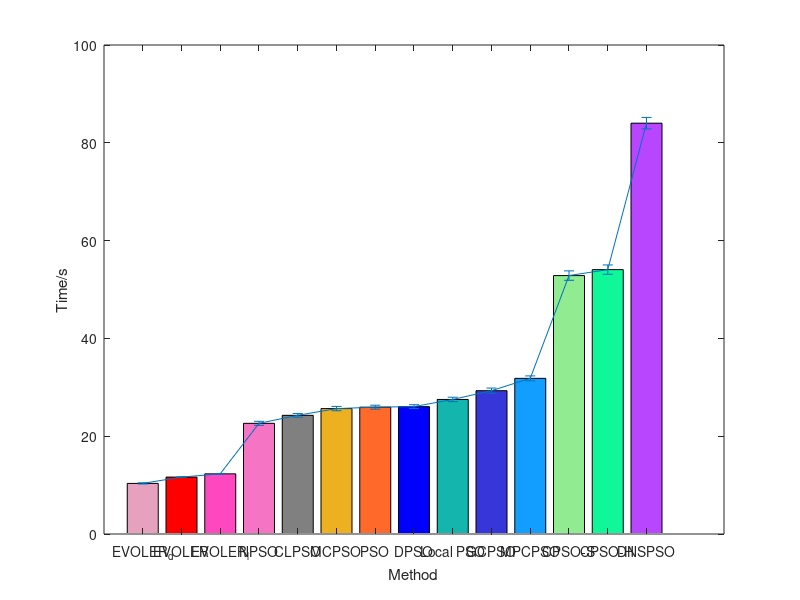

Recreate this plot in MATLAB. (Note: this script raises an error after producing the figure.)
clear all
load('time_end_all.mat')
Time_all = [mean(time1),mean(time2),mean(time3),mean(time4),mean(time5),mean(time6),mean(time7),mean(time8),mean(time9),...
    mean(time10),mean(time11),mean(time_evoler),mean(time13),mean(time14)];
[a1,a2] = sort(Time_all);
Time_end = Time_all(a2);
Time_all = Time_end;
for i=1:14
    dataT(i,i)=Time_all(i);
end
data1=dataT(1,:);
data2=dataT(2,:);
data3=dataT(3,:);
data4=dataT(4,:);
data5=dataT(5,:);
data6=dataT(6,:);
data7=dataT(7,:);
data8=dataT(8,:);
data9=dataT(9,:);
data10=dataT(10,:);
data11=dataT(11,:);
data12=dataT(12,:);
data13=dataT(13,:);
data14=dataT(14,:);

figure;
set (gcf,'WindowStyle','normal','Position', [500,400,700,300],'color','w');
bar(data1,'FaceColor',[0.90,0.63,0.75],'BarWidth',0.8);
hold on
bar(data2,'FaceColor',[1,0,0],'BarWidth',0.8);
hold on
bar(data3,'FaceColor',[1.00,0.28,0.75],'BarWidth',0.8);
hold on
bar(data4,'FaceColor',[0.96,0.46,0.77],'BarWidth',0.8);
hold on
bar(data5,'FaceColor',[0.50,0.50,0.50],'BarWidth',0.8);
hold on
bar(data6,'FaceColor',[0.93,0.69,0.13],'BarWidth',0.8);
hold on
bar(data7,'FaceColor',[1.00,0.41,0.16],'BarWidth',0.8); 
hold on
bar(data8,'FaceColor',[0,0,1],'BarWidth',0.8);
hold on
bar(data9,'FaceColor',[0.08,0.71,0.68],'BarWidth',0.8);
hold on
bar(data10,'FaceColor',[0.21,0.21,0.85],'BarWidth',0.8);
hold on
bar(data11,'FaceColor',[0.07,0.62,1.00],'BarWidth',0.8);
hold on
bar(data12,'FaceColor',[0.57,0.92,0.57],'BarWidth',0.8);
hold on
bar(data13,'FaceColor',[0.06,0.97,0.60],'BarWidth',0.8);
hold on
bar(data14,'FaceColor',[0.72,0.27,1.00],'BarWidth',0.8);
ylabel('Time/s')
set(gca,'xTick',[1:14]);
set(gca,'xTickLabel',{'EVOLER_d','EVOLER','EVOLER_l','NPSO','CLPSO','MCPSO', 'PSO','DPSO','Local PSO','GCPSO','MPCPSO','CPSO-S','CPSO-H','DNSPSO'});
xlabel('Method')

Time_11 = [time14;time_evoler;time13;time7;time5;time6;time1;time2;time11;time8;time9;time3;time4;time10];
for i=1:14
    ti=Time_11(i,:);
    MEAN(i)=mean(ti);
    SD(i)=std(ti);
    SEM(i)=SD(i)/sqrt(length(ti));
end
[max_a,~] = max(Time_11,[],2);
[min_b,~] = min(Time_11,[],2);
lu = max_a - Time_all';
up= Time_all' - min_b;
hold on
x = 1:14;
% er = errorbar(x,Time_all',errlow,errhigh);    
er = errorbar(x,MEAN,SEM,SEM); 
er.Color = [0 0 0];                            
er.LineStyle = 'none';  
box off



% MEAN
% SEM


